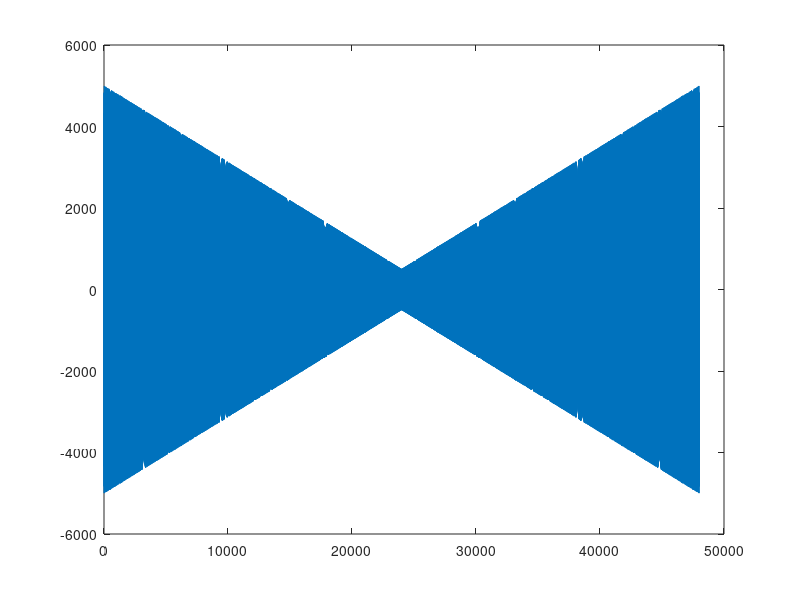
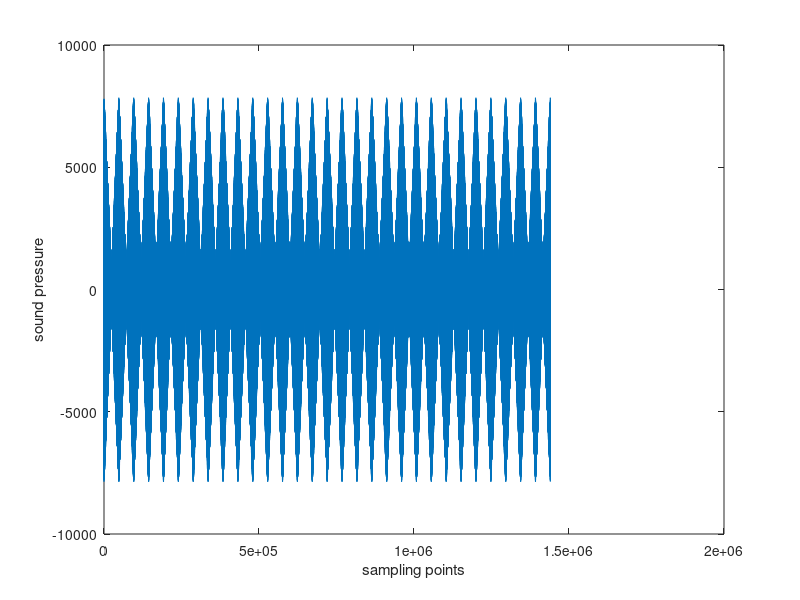
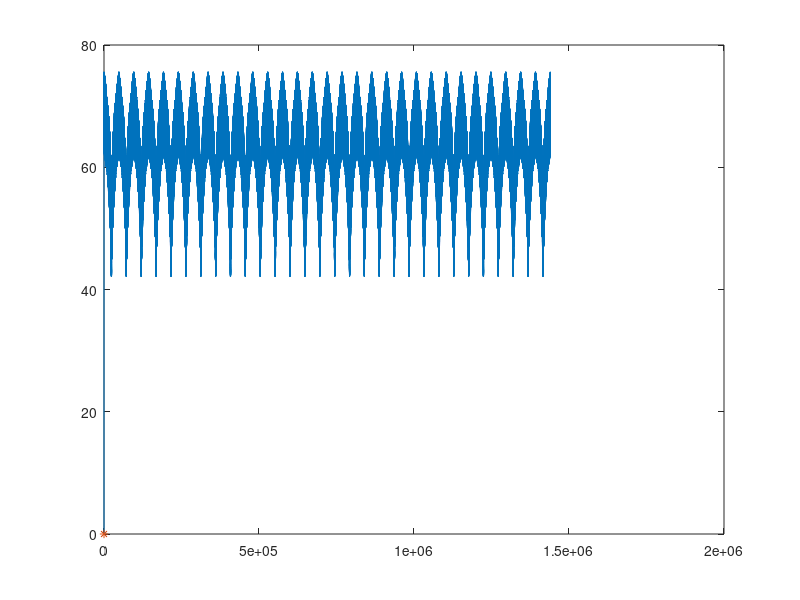

Here is the MATLAB script that generated these plots, in order: (Note: this script raises an error after producing the figures.)
clear
sf = 48000;
gap = 0.1;
halfT = 0.5;%s
standardFreq = 100; %f
F = 10000;
B = 5000;
T = 0.5;
offsetPart = 0.005;
standardPeriod = sf/(B*offsetPart*2);
%% distance diff
yDis = 0.3;
%0.04 -0.13
xDis = 0.1;
leftDis = sqrt((xDis+gap/2)^2+yDis^2);
rightDis = sqrt((xDis-gap/2)^2+yDis^2);
dotDiff = (leftDis-rightDis)/340.29 * sf;

%% generate
N = T * sf;
t = 1/sf:1/sf:T;
K = B/T;
chirp = cos(2*pi.*(F.*t+K/2.*t.^2))*5000.*(1-t*1.8);
expected = [];
result = [];
X = [];
for xDis=-0.3:0.1:0.3

    X=[X xDis];
    leftDis = sqrt((xDis+gap/2)^2+yDis^2);
    rightDis = sqrt((xDis-gap/2)^2+yDis^2);
    dotDiff = (leftDis-rightDis)/340.29 * sf;

zig = [chirp flip(chirp)];
figure(1)
plot(zig)
audio = [];
for i = 1:10
    audio = [audio zig];
end
for i = 1:10
    audio = [audio zig];
end
for i = 1:10
    audio = [audio zig];
end
offsetPoint = round(N * offsetPart*2+dotDiff);
real = sf*sf/(2*offsetPoint*B);
totalPoint = length(audio) - offsetPoint;
audioData1 = audio(1,1:totalPoint);

audioData2 = audio(1,1+offsetPoint:totalPoint+offsetPoint);
%2/0.6 +0.08
%1/0.6 -0.13
audioData = audioData1+0.6*audioData2;
figure(2)
plot(audioData)
xlabel('sampling points')
ylabel('sound pressure')


%% audio volume
windowSizePoint = 6;
TPoints = 2*halfT*sf;
offsetPart = 0.005;
offsetPoints = 2*sf*halfT*offsetPart;
totalPoints = length(audioData);
timeOffsetPoint = sf;
periodPoints = 960;
audioVolume = zeros(1,totalPoints);
for m = 6: totalPoints
    audioVolume(1,m) = 10*log(sum(audioData(1,m-5:m).^2)/windowSizePoint)/log(10);
end
figure(3)
plot(audioVolume)


% -10
startX = 1;
startY = audioVolume(startX);

hold on
plot(startX,startY,'*')
hold off
for m=startX:TPoints:totalPoints
    xline(m)
end

[b,a] = butter(5,200/(sf/2),'low');
audioVolume = filter(b,a,audioVolume);
figure(4)
plot(audioVolume)
% xlim([2e4 4e4])
for m=startX:TPoints:totalPoints
    xline(m)
end
[pksRaw,locsRaw] = findpeaks(-audioVolume);
pksRaw = -pksRaw;
locsFiltered = [];
pksFiltered = [];
for m=1:length(locsRaw)
    checkRange = [locsRaw(m)-periodPoints*0.2 locsRaw(m)+periodPoints*0.2];
    if checkRange(1)>0 && checkRange(2)<totalPoints
        if pksRaw(m)<mean(audioVolume(checkRange(1):checkRange(2)))
            locsFiltered = [locsFiltered locsRaw(m)];
            pksFiltered = [pksFiltered pksRaw(m)];
        end
    end
end
peakPoints = [locsFiltered;pksFiltered];
diffs = diff(locsFiltered);
hold on
plot(peakPoints(1,:),peakPoints(2,:),'*')
hold off

pieceNum = length(startX:TPoints:totalPoints-TPoints);
gaps = zeros(2,pieceNum);
border = 0.05;
borderPoints = TPoints*border;
increaseCnt = 0;
decreaseCnt = 0;
for m=1:pieceNum
% for m=18
    xRange = [startX+(m-1)*TPoints+1 startX+m*TPoints];
    audioVolumeTemp = audioVolume(xRange(1):xRange(2));
    peaksTemp1 = peakPoints(:,peakPoints(1,:)>xRange(1)+borderPoints & peakPoints(1,:)<xRange(1)+TPoints/2-borderPoints*4);
    peaksTemp2 = peakPoints(:,peakPoints(1,:)>xRange(1)+TPoints/2+borderPoints*4 & peakPoints(1,:)<xRange(2)-borderPoints);
    figure(5)
    plot(audioVolumeTemp)
    hold on
    plot(peaksTemp1(1,:)-xRange(1),peaksTemp1(2,:),'*')
    plot(peaksTemp2(1,:)-xRange(1),peaksTemp2(2,:),'*')
%     plot(peakPoints(1,:)-xRange(1),peakPoints(2,:),'+')
    hold off
    title(num2str(m))
    gapsTemp1 = diff(peaksTemp1(1,:))
    gapsTemp2 = diff(peaksTemp2(1,:))
    preMean1 = periodPoints;
    preMean2 = periodPoints;
    gapsfiltered1 = gapsTemp1(gapsTemp1>preMean1*0.9 & gapsTemp1<preMean1*1.1);
    gapsfiltered2 = gapsTemp2(gapsTemp2>preMean2*0.9 & gapsTemp2<preMean2*1.1);

    
    gaps(:,m) = [mean(gapsfiltered1) mean(gapsfiltered2)]
    increaseCnt=increaseCnt+length(gapsfiltered1);
    decreaseCnt = decreaseCnt + length(gapsfiltered2);
    pause(0.1)
end
[increaseCnt,decreaseCnt]

%%

figure(6)
plot(gaps(1,:))
hold on
plot(gaps(2,:))
hold off
legend('frequency increase','frequency decrease')
size = mean(nanmean(gaps));

delta = sf*sf*2*T/(B*size*2)-offsetPoints;
disDiff = delta/sf*340.29;
syms x
eqn = sqrt((x+gap/2)^2+yDis^2)-sqrt((x-gap/2)^2+yDis^2)-disDiff;
func = matlabFunction(eqn,'Vars',x);

% options = optimset('Display','iter');
x=fzero(func,0);

delta = sf*sf*2*T/(B*real*2)-offsetPoints;
disDiff = delta/sf*340.29;
syms y
eqn = sqrt((y+gap/2)^2+yDis^2)-sqrt((y-gap/2)^2+yDis^2)-disDiff;
func = matlabFunction(eqn,'Vars',y);

% options = optimset('Display','iter');
y=fzero(func,0);
expected = [expected y];
result = [result x];
[real size] 
[y x]
end
figure(10)
plot(X,expected)
hold on
plot(X,result)
hold off
legend('expected','calculated')
